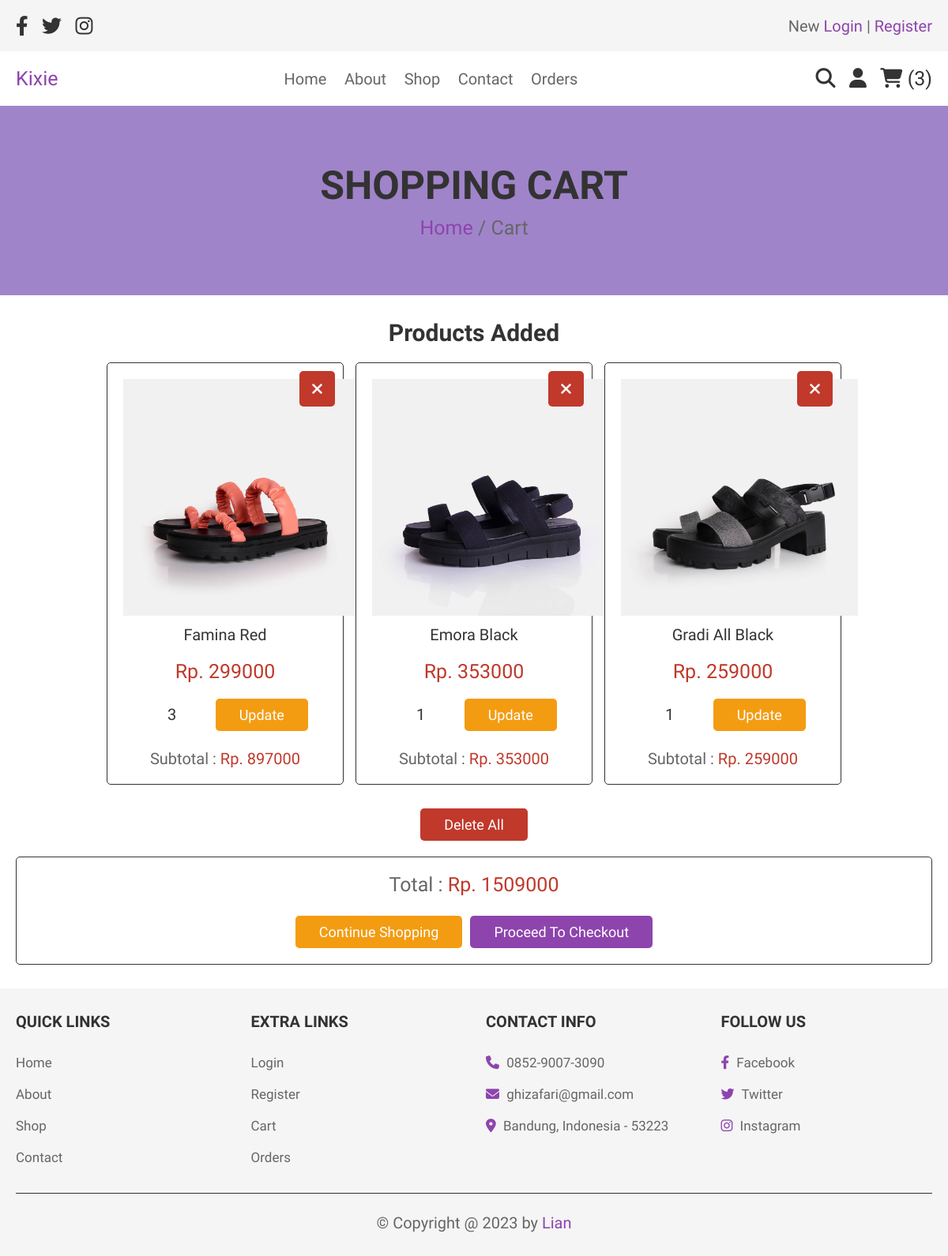
/cart.php (signed in), run on the app's committed database.
### tables this page shows
CREATE TABLE `cart` (
  `id` int NOT NULL,
  `user_id` int NOT NULL,
  `name` varchar(70) NOT NULL,
  `price` int NOT NULL,
  `qty` int NOT NULL,
  `image` varchar(255) NOT NULL
);

### cart.php (the view, shortened to what this page needs)
<?php
include 'config.php';
$user_id = $_SESSION['user_id'];
?>
<!DOCTYPE html>
<html lang="en">
<head>
    <link rel="stylesheet" href="https://cdnjs.cloudflare.com/ajax/libs/font-awesome/6.4.0/css/all.min.css">
    <link rel="stylesheet" href="assets/css/style.css">
</head>
<body>
    <?php include 'header.php'; ?>
    <div class="heading">
        <h3>Shopping Cart</h3>
        <p> <a href="home.php">Home</a> / Cart </p>
    </div>
    <section class="shopping-cart">
        <h1 class="title">Products Added</h1>
        <div class="box-container">
            <?php
            $grand_total = 0;
            $select_cart = mysqli_query($conn, "SELECT * FROM `cart` WHERE user_id = '$user_id'") or die('query failed');
            if (mysqli_num_rows($select_cart) > 0) {
                while ($fetch_cart = mysqli_fetch_assoc($select_cart)) {
            ?>
                    <div class="box">
                        <a href="cart.php?delete=<?php echo $fetch_cart['id']; ?>" class="fas fa-times" onclick="return confirm('Delete this from cart?');"></a>
                        <img src="upload_img/<?php echo $fetch_cart['image']; ?>" alt="">
                        <div class="name"><?php echo $fetch_cart['name']; ?></div>
                        <div class="price">Rp. <?php echo $fetch_cart['price']; ?></div>
                        <form action="" method="post">
                            <input type="number" min="1" name="cart_quantity" value="<?php echo $fetch_cart['qty']; ?>">
                            <input type="submit" name="update_cart" value="update" class="option-btn">
                        </form>
                        <div class="sub-total"> Subtotal : <span>Rp. <?php echo $sub_total = ($fetch_cart['qty'] * $fetch_cart['price']); ?></span> </div>
                    </div>
            <?php
                    $grand_total += $sub_total;
                }
            } else {
                echo '<p class="empty">Your cart is empty</p>';
            }
            ?>
        </div>
        <div style="margin-top: 2rem; text-align:center;">
            <a href="cart.php?delete_all" class="delete-btn <?php echo ($grand_total > 1) ? '' : 'disabled'; ?>" onclick="return confirm('delete all from cart?');">delete all</a>
        </div>
        <div class="cart-total">
            <p>Total : <span>Rp. <?php echo $grand_total; ?></span></p>
            <div class="flex">
                <a href="shop.php" class="option-btn">Continue Shopping</a>
                <a href="checkout.php" class="btn <?php echo ($grand_total > 1) ? '' : 'disabled'; ?>">Proceed to Checkout</a>
            </div>
        </div>
    </section>
    <?php include 'footer.php' ?>
</body>
</html>

### assets/css/style.css (style rules this page uses)
:root { --purple: #8e44ad; --red: #c0392b; --orange: #f39c12; --black: #333; --white: #fff; --light-color: #666; --light-white: #ccc; --light-bg: #f5f5f5; --border: 0.1rem solid var(--black); --box-shadow: 0.5 rem 1 rem rgba(0, 0, 0, 0.1); }
* { font-family: "Chivo", sans-serif; margin: 0; padding: 0; box-sizing: border-box; outline: none; border: none; text-decoration: none; transition: all 0.2s linear; }
html { font-size: 62.5%; overflow-x: hidden; }
section { padding: 3rem 2rem; }
.title { text-align: center; margin-bottom: 2rem; color: var(--black); font-size: 3rem; }
.btn, .option-btn, .delete-btn, .white-btn { display: inline-block; margin-top: 1rem; padding: 1rem 3rem; cursor: pointer; color: var(--white); font-size: 1.8rem; border-radius: 0.5rem; text-transform: capitalize; }
.white-btn, .btn { background-color: var(--purple); }
.option-btn { background-color: var(--orange); }
.delete-btn { background-color: var(--red); }
.heading { min-height: 30vh; display: flex; flex-flow: column; align-items: center; justify-content: center; gap: 1rem; background: url(../img/header.png) no-repeat; background-size: cover; background-position: center; text-align: center; }
.heading h3 { font-size: 5rem; color: var(--black); text-transform: uppercase; }
.heading p { font-size: 2.5rem; color: var(--light-color); }
.heading p a { color: var(--purple); }
.shopping-cart .box-container { max-width: 1200px; margin: 0 auto; display: grid; grid-template-columns: repeat(auto-fit, 30rem); align-items: center; gap: 1.5rem; justify-content: center; }
.shopping-cart .box-container .box { text-align: center; padding: 2rem; border-radius: 0.5rem; background-color: var(--white); box-shadow: var(--box-shadow); position: relative; border: var(--border); }
.shopping-cart .box-container .box .fa-times { position: absolute; top: 1rem; right: 1rem; height: 4.5rem; width: 4.5rem; line-height: 4.5rem; font-size: 2rem; background-color: var(--red); color: var(--white); border-radius: 0.5rem; }
.shopping-cart .box-container .box img { height: 30rem; }
.shopping-cart .box-container .box .name { padding: 1rem 0; font-size: 2rem; color: var(--black); }
.shopping-cart .box-container .box .price { padding: 1rem 0; font-size: 2.5rem; color: var(--red); }
.shopping-cart .box-container .box input[type="number"] { margin: 0.5rem 0; text-align: center; border-radius: 0.5rem; padding: 1.2rem 1.4rem; font-size: 2rem; color: var(--black); width: 9rem; }
.shopping-cart .box-container .box .sub-total { padding-top: 1.5rem; font-size: 2rem; color: var(--light-color); }
.shopping-cart .box-container .box .sub-total span { color: var(--red); }
.shopping-cart .cart-total { max-width: 1200px; margin: 0 auto; border: var(--border); padding: 2rem; text-align: center; margin-top: 2rem; border-radius: 0.5rem; }
.shopping-cart .cart-total p { font-size: 2.5rem; color: var(--light-color); }
.shopping-cart .cart-total p span { color: var(--red); }
.shopping-cart .cart-total .flex { display: flex; flex-wrap: wrap; column-gap: 1rem; margin-top: 1.5rem; justify-content: center; }

### data on the page
cart: image (picture), name "Famina Red", price "299000", cart_quantity "3", $sub_total = ($fetch_cart['qty'] * $fetch_cart['price']) "897000"
cart: image (picture), name "Emora Black", price "353000", cart_quantity "1", $sub_total=($fetch_cart['qty']*$fetch_cart['price']) "353000"
cart: image (picture), name "Gradi All Black", price "259000", cart_quantity "1", $sub_total=($fetch_cart['qty']*$fetch_cart['price']) "259000"

### other printed values
$cart_rows_number "3"
$grand_total "1509000"
